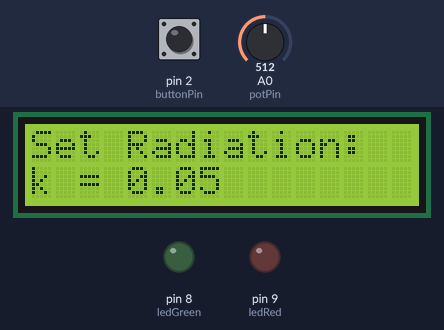
The sketch below on a simulated Arduino Uno, built with avr-gcc and run on an emulated ATmega328P. Shown: 16×2 character LCD, output pins drawn as LEDs (lit = HIGH). The test bench sets the inputs (shaded band); at power-on: pin 2 (buttonPin) HIGH, A0 (potPin) = 512.

Above: at 3.2 s.
3.3 s: pin 2 (buttonPin) pulled LOW for 0.15 s
At 4.5 s:
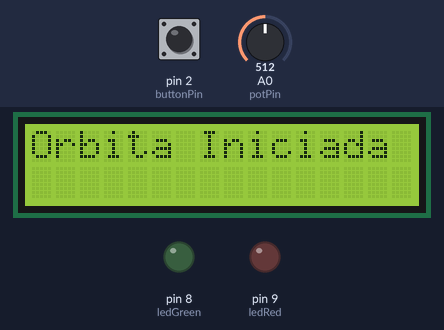
15.4 s: A0 (potPin) set to 900
At 18.1 s:
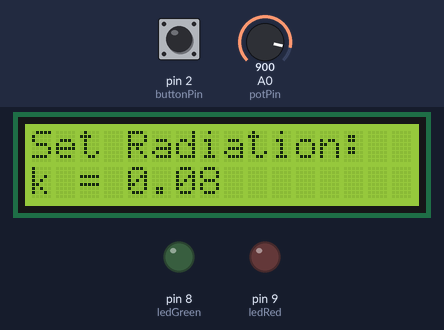
18.4 s: pin 2 (buttonPin) pulled LOW for 1 s
At 21.3 s:
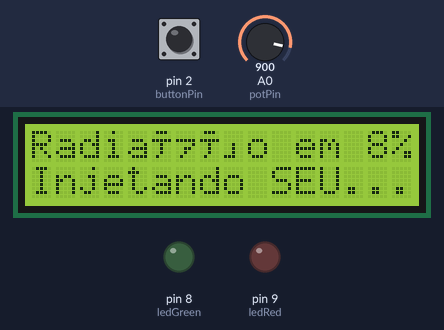
Timing chart, 0 to 28.1 s (numbered marks = the images above; inputs shaded):
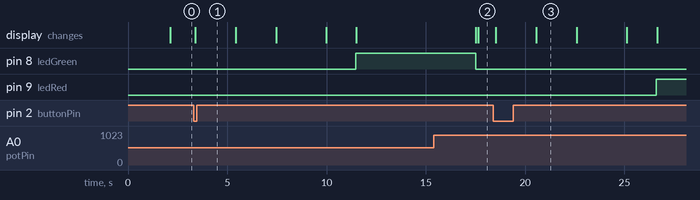

The sketch:

sketch.ino
```cpp
#include <Wire.h>
#include <LiquidCrystal_I2C.h>

// Inicializa o Display LCD no endereço 0x27
LiquidCrystal_I2C lcd(0x27, 16, 2);

// Definição dos Pinos
const int potPin = A0;
const int buttonPin = 2;
const int ledGreen = 8;
const int ledRed = 9;

// Variáveis de Controle
bool isTesting = false;
int k_factor_percentage = 0; // Vai de 1 a 10
float k_factor = 0.0;        // Vai de 0.01 a 0.10 (Nivel de Radiação)

void setup() {
  // Configuração dos pinos
  pinMode(buttonPin, INPUT_PULLUP); // Resistor interno ativado
  pinMode(ledGreen, OUTPUT);
  pinMode(ledRed, OUTPUT);

  // Inicialização do LCD
  lcd.init();
  lcd.backlight();
  lcd.setCursor(0, 0);
  lcd.print("Rad Anux System");
  lcd.setCursor(0, 1);
  lcd.print("Inicializando...");
  delay(2000);
  lcd.clear();
}

void loop() {
  if (!isTesting) {
    // 1. Leitura do Potenciômetro (História de Usuário 01)
    int potValue = analogRead(potPin);

    // Mapeia o valor do potenciômetro (0-1023) para a porcentagem de radiação (1-10%)
    k_factor_percentage = map(potValue, 0, 1023, 1, 10);
    k_factor = k_factor_percentage / 100.0;

    // Exibe o Fator de Radiação no LCD
    lcd.setCursor(0, 0);
    lcd.print("Set Radiation:");
    lcd.setCursor(0, 1);
    lcd.print("k = ");
    lcd.print(k_factor);
    lcd.print("   "); // Limpa caracteres fantasmas

    // 2. Aguarda o botão ser pressionado
    if (digitalRead(buttonPin) == LOW) {
      isTesting = true;
      runSimulation();
    }
    delay(100);
  }
}

void runSimulation() {
  lcd.clear();
  lcd.setCursor(0, 0);
  lcd.print("Orbita Iniciada");
  digitalWrite(ledGreen, LOW);
  digitalWrite(ledRed, LOW);
  delay(2000);

  // Variável vital do satélite (Ex: Altitude em km) e seu backup de segurança
  uint16_t flightAltitude = 4500;
  uint16_t backupAltitude = 4500;

  // 3. Simulação de Injeção de Falha (História de Usuário 02)
  lcd.clear();
  lcd.setCursor(0, 0);
  lcd.print("Radiação em ");
  lcd.print(k_factor_percentage);
  lcd.print("%");
  lcd.setCursor(0, 1);
  lcd.print("Injetando SEU...");
  delay(2000);

  // Causando o BIT-FLIP forçado (Usando operação XOR para inverter bits)
  flightAltitude = flightAltitude ^ 256;

  lcd.clear();
  lcd.setCursor(0, 0);
  lcd.print("ALERTA DE FALHA!");
  lcd.setCursor(0, 1);
  lcd.print("Alt Errada:");
  lcd.print(flightAltitude);
  delay(2500);

  // 4. Mecanismo de Recuperação (História de Usuário 03 e 04)
  lcd.clear();
  lcd.setCursor(0, 0);
  lcd.print("Auto-Recuperacao");
  delay(1500);

  int score = 100;

  // Se o fator k for maior que 0.07, o sistema simula um colapso que não pode ser recuperado
  if (k_factor > 0.07) {
    digitalWrite(ledRed, HIGH); // Falha Crítica
    lcd.clear();
    lcd.setCursor(0, 0);
    lcd.print("CRASH DE SISTEMA");
    lcd.setCursor(0, 1);
    score = 100 - (k_factor_percentage * 10);
    lcd.print("Score: ");
    lcd.print(score);
    lcd.print("%   ");
  }
  // Se a radiação for tolerável, o software aciona o redundância
  else {
    flightAltitude = backupAltitude; // Restaura o valor original
    digitalWrite(ledGreen, HIGH);    // Sucesso
    lcd.clear();
    lcd.setCursor(0, 0);
    lcd.print("Recuperacao OK");
    lcd.setCursor(0, 1);
    score = 100 - k_factor_percentage;
    lcd.print("Score: ");
    lcd.print(score);
    lcd.print("%   ");
  }

  // Mantém o resultado na tela por 6 segundos antes de reiniciar o painel
  delay(6000);
  isTesting = false;
  digitalWrite(ledGreen, LOW);
  digitalWrite(ledRed, LOW);
  lcd.clear();
}
```

Measured:
- after the input at 3.3 s, pin 8 (ledGreen): LOW → HIGH after 8.2 s; the display: changes after 0.09 s (image 1)
- after the input at 18.4 s, pin 9 (ledRed): LOW → HIGH after 8.2 s; the display: first changes after 0.13 s (image 3 shows a later state)
